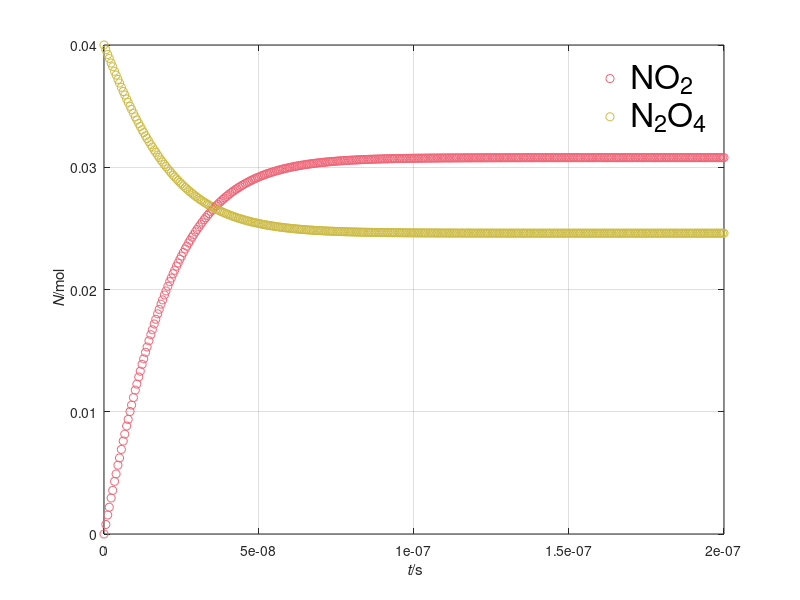

This figure's MATLAB source:
%%% Time integration of dimerization-dissociation reaction
%% Coordinates (t)

%% Constants
R = 8.31446261815324;  % J/(K*mol): molar gas constant
A1 = 1.88e5;           % m^3/(mol*s): pre-expon. 2NO2->N2O4
E1 = -2.23e3;          % J/mol: activation energy 2NO2->N2O4
A2 = 4.30e15;          % 1/s: pre-expon. N2O4->2NO2
E2 = 5.32e4;           % J/mol: activation energy N2O4->2NO2

%% Initial conditions
t = 0;          % s: time
N_NO2 = 0.00;   % mol: amount NO2
N_N2O4 = 0.04;  % mol: amount N2O4

%% Boundary conditions
T = 330;     % K: temperature
V = 0.001;   % m^3: volume
J_NO2 = 0;   % mol/s: influx of NO2
J_N2O4 = 0;  % mol/s: influx of N2O4

%% Time-iteration parameters

%% uncomment these for longer simulation
%t1 = 0.01;  % s: final time
%dt = 1e-8;  % s: time step

%% uncomment these for shorter simulation
t1 = 2e-7;   % s: final time
dt = 1e-10;  % s: time step %@

%% Plotting
dtplot = t1/360;  % time interval between plots
tplot = dtplot;   % time for next plot
figure
plot(t, N_NO2, 'o', 'color', '#EE6677')
hold on;
plot(t, N_N2O4, 'o', 'color', '#CCBB44')
legend('NO_2', 'N_2O_4')
legend('fontsize', 24, 'box', 'off')
legend ('autoupdate', 'off')
xlim([0, t1])
xlabel('{\it t}/s'); ylabel('{\it N}/mol')
axis('tight'); grid on %@

%% Numerical time integration
while t < t1
  %% constitutive relations
  %% rates of conversion
  xidot1 = A1 * exp(-E1 / (R * T)) * N_NO2^2 / V;
  xidot2 = A2 * exp(-E2 / (R * T)) * N_N2O4;
  %% rates of formation (supplies)
  R_NO2 = -2 * xidot1 + 2 * xidot2;
  R_N2O4 = xidot1 - xidot2;

  %% step forward in time with balance laws
  t = t + dt;
  N_NO2 = N_NO2 + (J_NO2 + R_NO2) * dt;
  N_N2O4 = N_N2O4 + (J_N2O4 + R_N2O4) * dt; %@

  %% plot
  if t > tplot
    plot(t, N_NO2, 'o', 'color', '#EE6677')
    plot(t, N_N2O4, 'o', 'color', '#CCBB44')
    pause(0)
    tplot = tplot + dtplot;
  end %@
end
